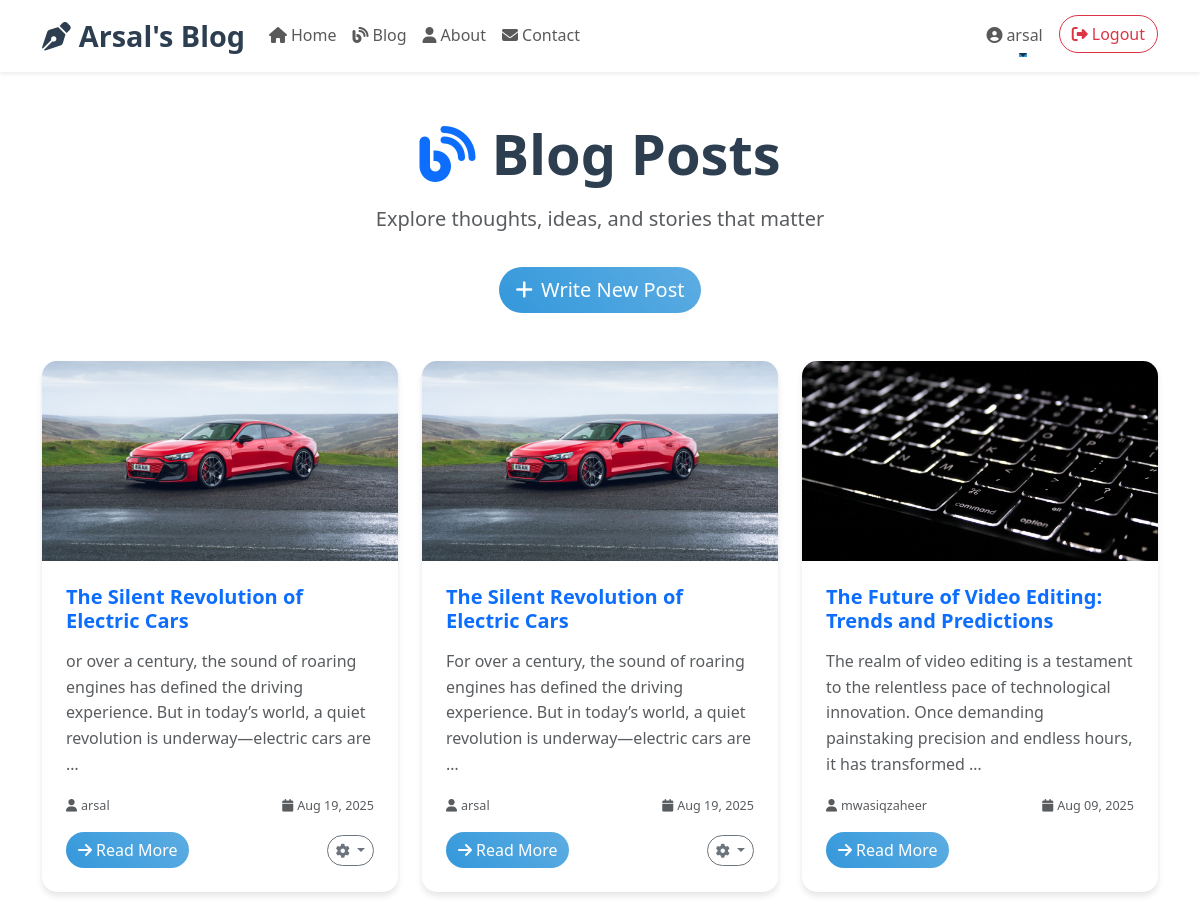
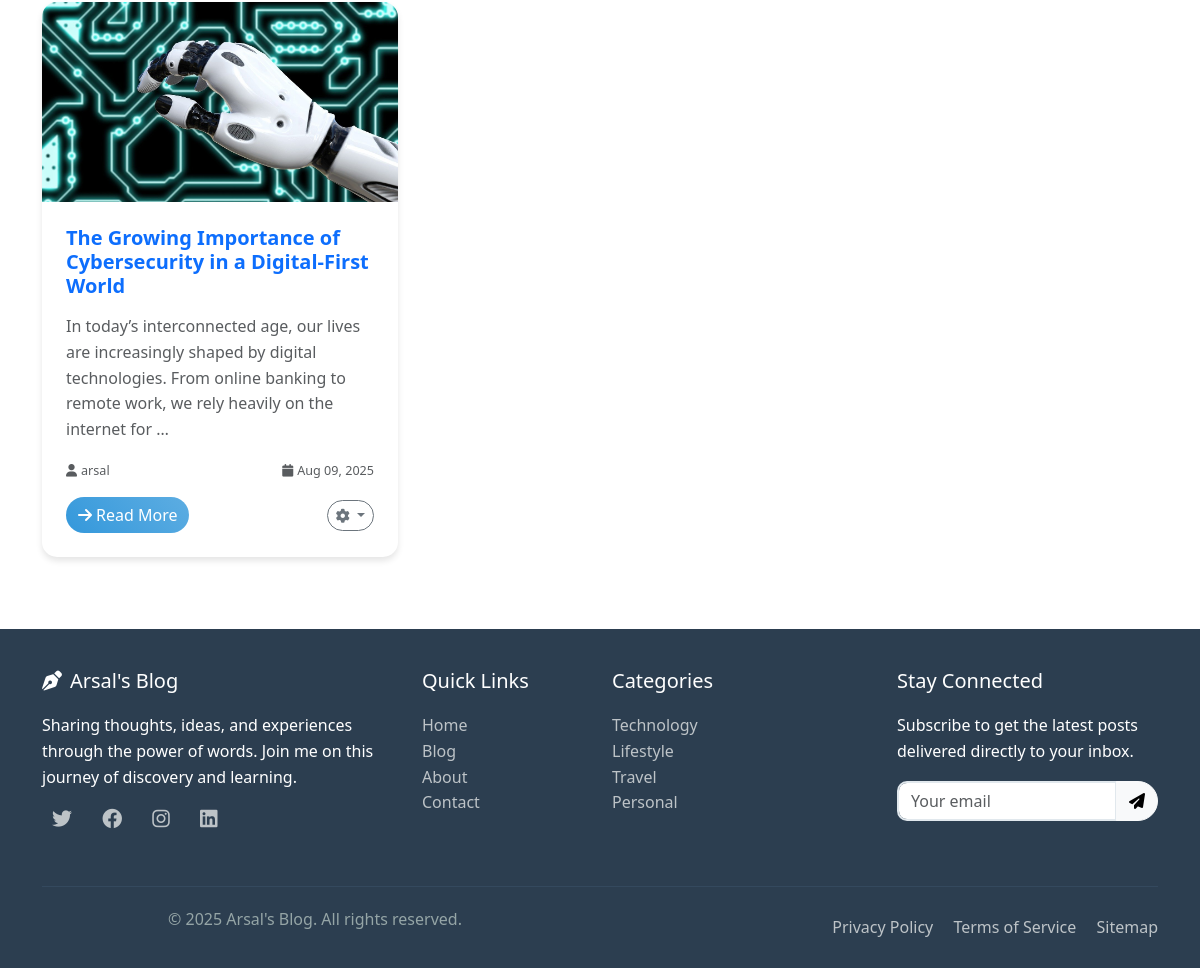
Page /blog/ (signed in) on the committed database (2 pictures, top to bottom).
### tweet/models.py (models this page shows, shortened)
class BlogPost(models.Model):
    title = models.CharField(max_length=200)
    author = models.ForeignKey(User, on_delete=models.CASCADE)
    content = models.TextField()
    featured_image = models.ImageField(upload_to='blog_images/', blank=True, null=True)
    excerpt = models.TextField(max_length=300, blank=True, help_text="Brief description of the blog post")
    created_at = models.DateTimeField(auto_now_add=True)
    updated_at = models.DateTimeField(auto_now=True)
    is_published = models.BooleanField(default=True)
    class Meta:
        ordering = ['-created_at']

### tweet/views.py (the view)
# urls.py: path('blog/', views.blog_list, name='blog_list'),
def blog_list(request):
    posts = BlogPost.objects.filter(is_published=True).order_by('-created_at')
    paginator = Paginator(posts, 6)  # Show 6 posts per page
    page_number = request.GET.get('page')
    page_obj = paginator.get_page(page_number)
    return render(request, 'blog/blog_list.html', {'page_obj': page_obj})

### templates/blog/blog_list.html (shortened to what this page needs)
{% extends 'layout.html' %}
{% load static %}
{% block content %}
<div class="container my-5">
    <div class="row mb-5">
        <div class="col-12 text-center">
            <h1 class="display-4 fw-bold mb-3">
                <i class="fas fa-blog me-3 text-primary"></i>Blog Posts
            </h1>
            <p class="lead text-muted">Explore thoughts, ideas, and stories that matter</p>
            {% if user.is_authenticated %}
                <a href="{% url 'blog_create' %}" class="btn btn-primary btn-lg mt-3">
                    <i class="fas fa-plus me-2"></i>Write New Post
                </a>
            {% endif %}
        </div>
    </div>
    {% if page_obj %}
        <div class="row">
            {% for post in page_obj %}
            <div class="col-lg-4 col-md-6 mb-4">
                <article class="card blog-card h-100">
                    {% if post.featured_image %}
                        <img src="{{ post.featured_image.url }}" class="card-img-top" alt="{{ post.title }}">
                    {% else %}
                        <div class="card-img-top bg-gradient d-flex align-items-center justify-content-center" style="height: 200px; background: linear-gradient(45deg, #3498db, #2c3e50);">
                            <i class="fas fa-image fa-3x text-white opacity-50"></i>
                        </div>
                    {% endif %}
                    <div class="card-body d-flex flex-column">
                        <h5 class="card-title">
                            <a href="{% url 'blog_detail' post.pk %}" class="text-decoration-none">
                                {{ post.title }}
                            </a>
                        </h5>
                        <p class="card-text text-muted flex-grow-1">
                            {% if post.excerpt %}
                                {{ post.excerpt|truncatewords:25 }}
                            {% else %}
                                {{ post.content|truncatewords:25 }}
                            {% endif %}
                        </p>
                        <div class="blog-meta mb-3">
                            <div class="row">
                                <div class="col-6">
                                    <small class="text-muted">
                                        <i class="fas fa-user me-1"></i>{{ post.author.username }}
                                    </small>
                                </div>
                                <div class="col-6 text-end">
                                    <small class="text-muted">
                                        <i class="fas fa-calendar me-1"></i>{{ post.created_at|date:"M d, Y" }}
                                    </small>
                                </div>
                            </div>
                        </div>
                        <div class="d-flex justify-content-between align-items-center mt-auto">
                            <a href="{% url 'blog_detail' post.pk %}" class="btn btn-primary">
                                <i class="fas fa-arrow-right me-1"></i>Read More
                            </a>
                            {% if user == post.author %}
                                <div class="dropdown">
                                    <button class="btn btn-outline-secondary btn-sm dropdown-toggle" type="button" data-bs-toggle="dropdown">
                                        <i class="fas fa-cog"></i>
                                    </button>
                                </div>
                            {% endif %}
                        </div>
                    </div>
                </article>
            </div>
            {% endfor %}
        </div>
    {% endif %}
</div>
{% endblock %}

### templates/layout.html (shortened to what this page needs)
{% load static %}
<!DOCTYPE html>
<html lang="en">
  <head>
    <link
      href="https://cdn.jsdelivr.net/npm/bootstrap@5.3.7/dist/css/bootstrap.min.css"
      rel="stylesheet"
    />
    <link rel="stylesheet" href="https://cdnjs.cloudflare.com/ajax/libs/font-awesome/6.4.0/css/all.min.css">
    <link rel="stylesheet" href="{% static 'css/style.css' %}" />
  </head>
  <body>
    <nav class="navbar navbar-expand-lg navbar-light bg-white shadow-sm sticky-top">
      <div class="container">
        <a class="navbar-brand" href="{% url 'home' %}">
          <i class="fas fa-pen-nib me-2"></i>Arsal's Blog
        </a>
        <div class="collapse navbar-collapse" id="navbarNav">
          <ul class="navbar-nav me-auto">
            <li class="nav-item">
              <a class="nav-link" href="{% url 'home' %}">
                <i class="fas fa-home me-1"></i>Home
              </a>
            </li>
            <li class="nav-item">
              <a class="nav-link" href="{% url 'blog_list' %}">
                <i class="fas fa-blog me-1"></i>Blog
              </a>
            </li>
            <li class="nav-item">
              <a class="nav-link" href="{% url 'about' %}">
                <i class="fas fa-user me-1"></i>About
              </a>
            </li>
            <li class="nav-item">
              <a class="nav-link" href="{% url 'contact' %}">
                <i class="fas fa-envelope me-1"></i>Contact
              </a>
            </li>
          </ul>
          <ul class="navbar-nav">
            {% if user.is_authenticated %}
              <li class="nav-item dropdown">
                <a class="nav-link dropdown-toggle" href="#" role="button" data-bs-toggle="dropdown">
                  <i class="fas fa-user-circle me-1"></i>{{ user.username }}
                </a>
              </li>
              <li class="nav-item">
                <form method="post" action="{% url 'logout' %}" class="d-inline">
                  <button type="submit" class="btn btn-outline-danger ms-2">
                    <i class="fas fa-sign-out-alt me-1"></i>Logout
                  </button>
                </form>
              </li>
            {% endif %}
          </ul>
        </div>
      </div>
    </nav>
    <main>
      {% block content %}
      {% endblock %}
    </main>
    <footer class="footer mt-auto">
      <div class="container">
        <div class="row">
          <div class="col-lg-4 col-md-6 mb-4">
            <h5><i class="fas fa-pen-nib me-2"></i>Arsal's Blog</h5>
            <p class="mb-3">Sharing thoughts, ideas, and experiences through the power of words. Join me on this journey of discovery and learning.</p>
            <div class="social-links">
              <a href="#" class="text-decoration-none me-3">
                <i class="fab fa-twitter fa-lg"></i>
              </a>
              <a href="#" class="text-decoration-none me-3">
                <i class="fab fa-facebook fa-lg"></i>
              </a>
              <a href="#" class="text-decoration-none me-3">
                <i class="fab fa-instagram fa-lg"></i>
              </a>
              <a href="#" class="text-decoration-none">
                <i class="fab fa-linkedin fa-lg"></i>
              </a>
            </div>
          </div>
          <div class="col-lg-2 col-md-6 mb-4">
            <h5>Quick Links</h5>
            <ul class="list-unstyled">
              <li><a href="{% url 'home' %}">Home</a></li>
              <li><a href="{% url 'blog_list' %}">Blog</a></li>
              <li><a href="{% url 'about' %}">About</a></li>
              <li><a href="{% url 'contact' %}">Contact</a></li>
            </ul>
          </div>
          <div class="col-lg-3 col-md-6 mb-4">
            <h5>Categories</h5>
            <ul class="list-unstyled">
              <li><a href="#">Technology</a></li>
              <li><a href="#">Lifestyle</a></li>
              <li><a href="#">Travel</a></li>
              <li><a href="#">Personal</a></li>
            </ul>
          </div>
          <div class="col-lg-3 col-md-6 mb-4">
            <h5>Stay Connected</h5>
            <p>Subscribe to get the latest posts delivered directly to your inbox.</p>
            <div class="input-group">
              <input type="email" class="form-control" placeholder="Your email">
              <button class="btn btn-light" type="button">
                <i class="fas fa-paper-plane"></i>
              </button>
            </div>
          </div>
        </div>
        <div class="footer-bottom">
          <div class="row align-items-center">
            <div class="col-md-6">
              <p>&copy; 2025 Arsal's Blog. All rights reserved.</p>
            </div>
            <div class="col-md-6 text-md-end">
              <a href="#" class="me-3">Privacy Policy</a>
              <a href="#" class="me-3">Terms of Service</a>
              <a href="#">Sitemap</a>
            </div>
          </div>
        </div>
      </div>
    </footer>
  </body>
</html>

### static/css/style.css (style rules this page uses)
:root { --primary-color: #2c3e50; --secondary-color: #3498db; --accent-color: #e74c3c; --text-color: #2c3e50; --light-bg: #f8f9fa; --hover-transition: all 0.3s ease; }
body { font-family: 'Segoe UI', Tahoma, Geneva, Verdana, sans-serif; line-height: 1.6; color: var(--text-color); }
.navbar-brand { font-size: 1.8rem !important; font-weight: bold; color: var(--primary-color) !important; transition: var(--hover-transition); }
.nav-link { transition: var(--hover-transition); position: relative; }
.nav-link::after { content: ''; position: absolute; width: 0; height: 2px; bottom: 0; left: 50%; background-color: var(--secondary-color); transition: var(--hover-transition); }
.btn { transition: var(--hover-transition); border-radius: 25px; }
.btn-primary { background: linear-gradient(45deg, var(--secondary-color), #5dade2); border: none; }
.blog-card { transition: var(--hover-transition); border: none; box-shadow: 0 4px 6px rgba(0,0,0,0.1); border-radius: 15px; overflow: hidden; height: 100%; }
.blog-card img { height: 200px; object-fit: cover; transition: var(--hover-transition); }
.card-body { padding: 1.5rem; }
.card-title { color: var(--primary-color); font-weight: bold; margin-bottom: 1rem; }
.footer { background: var(--primary-color); color: white; padding: 40px 0 20px; margin-top: 50px; }
.footer h5 { color: white; margin-bottom: 20px; }
.footer a { color: #bdc3c7; text-decoration: none; transition: var(--hover-transition); }
.footer-bottom { border-top: 1px solid #34495e; padding-top: 20px; margin-top: 30px; text-align: center; color: #95a5a6; }
.form-control { border-radius: 10px; border: 2px solid #e1e8ed; transition: var(--hover-transition); }
.blog-meta { color: #6c757d; font-size: 0.9rem; margin-bottom: 2rem; }
.blog-meta i { margin-right: 5px; }
.social-links a { display: inline-block; margin: 0 10px; transition: var(--hover-transition); }

### rows in the picture
BlogPost: featured_image (picture), title "The Silent Revolution of Electric Cars", excerpt "or over a century, the sound of roaring engines has defined the driving experience. But in today’s world, a quiet revolution is underway—electric cars are …", author.username "arsal", created_at "Aug 19, 2025"
BlogPost: featured_image (picture), title "The Silent Revolution of Electric Cars", excerpt "For over a century, the sound of roaring engines has defined the driving experience. But in today’s world, a quiet revolution is underway—electric cars are …", author.username "arsal", created_at "Aug 19, 2025"
BlogPost: featured_image (picture), title "The Future of Video Editing: Trends and Predictions", excerpt "The realm of video editing is a testament to the relentless pace of technological innovation. Once demanding painstaking precision and endless hours, it has transformed …", author.username "mwasiqzaheer", created_at "Aug 09, 2025"
BlogPost: featured_image (picture), title "The Growing Importance of Cybersecurity in a Digital-First World", excerpt "In today’s interconnected age, our lives are increasingly shaped by digital technologies. From online banking to remote work, we rely heavily on the internet for …", author.username "arsal", created_at "Aug 09, 2025"

### other values in the picture
{{ user.username }} "arsal"
